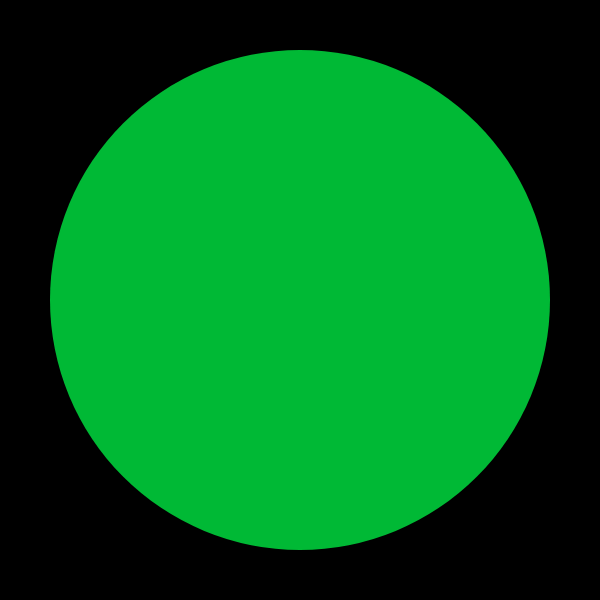
Frame 1 (no input)
Frame 60 (no input): identical to frame 1, image omitted
Frame 120 (the mouse pressed at the canvas centre since frame 60): identical to frame 1, image omitted

The p5.js sketch that drew this single still picture (run headless with seeded random() and noise() and a simulated clock; from frame 60 on, the mouse is pressed at the canvas centre):

// p5.js sketch
// ── sketch.js
let shapeX = 300
let shapeY = 300
let g, b;

function setup() {
    frameRate(30);
    createCanvas(600, 600);
    noStroke();

    g = random(10, 255);
    b = random(255);
}

function draw() {
    background(0);
    fill(0, g, b);

    if (keyIsPressed === true) {
        if (keyCode === UP_ARROW) {
       shapeY-= 5;
        } else if (keyCode === DOWN_ARROW) {
       shapeY+= 5;
        } else if (keyCode === LEFT_ARROW) {
       shapeX-= 5;
        } else if (keyCode === RIGHT_ARROW) {
       shapeX+= 5;
        }
    }

    circle(shapeX, shapeY, 500)
    
}
